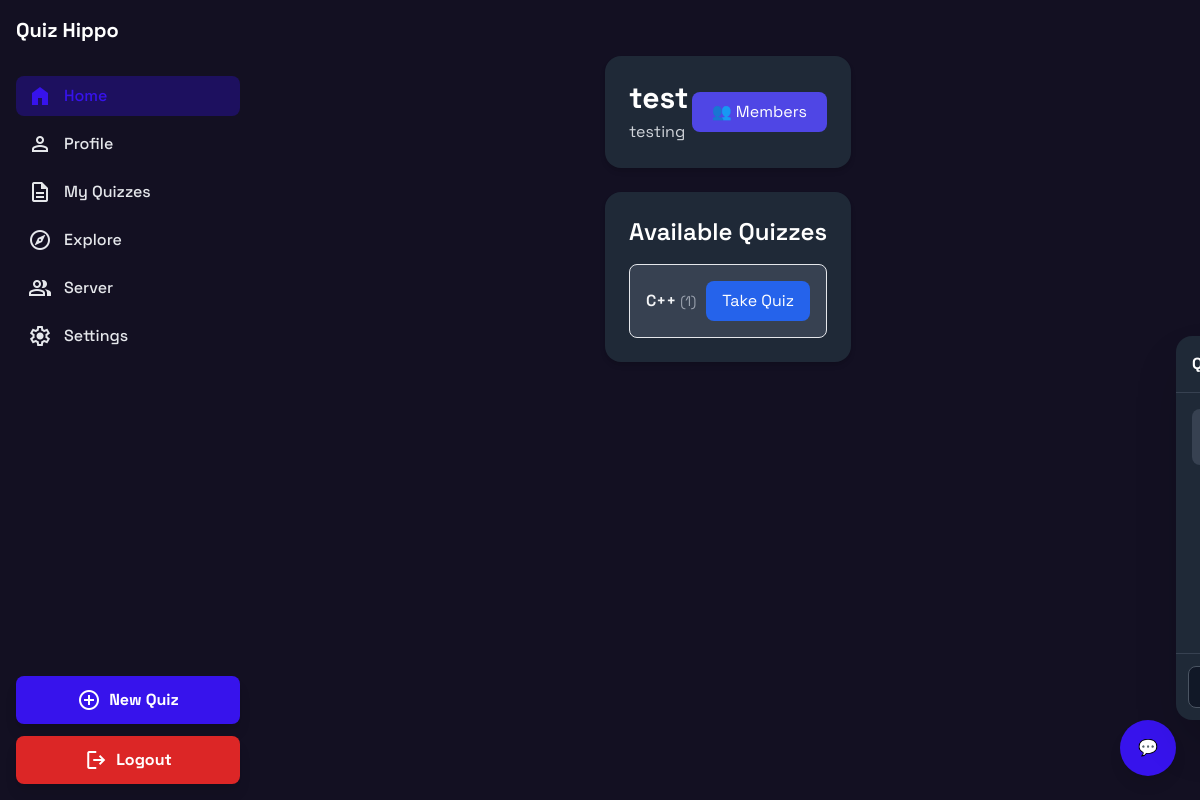
Before: /servers/4/ (signed in) with the older database file.
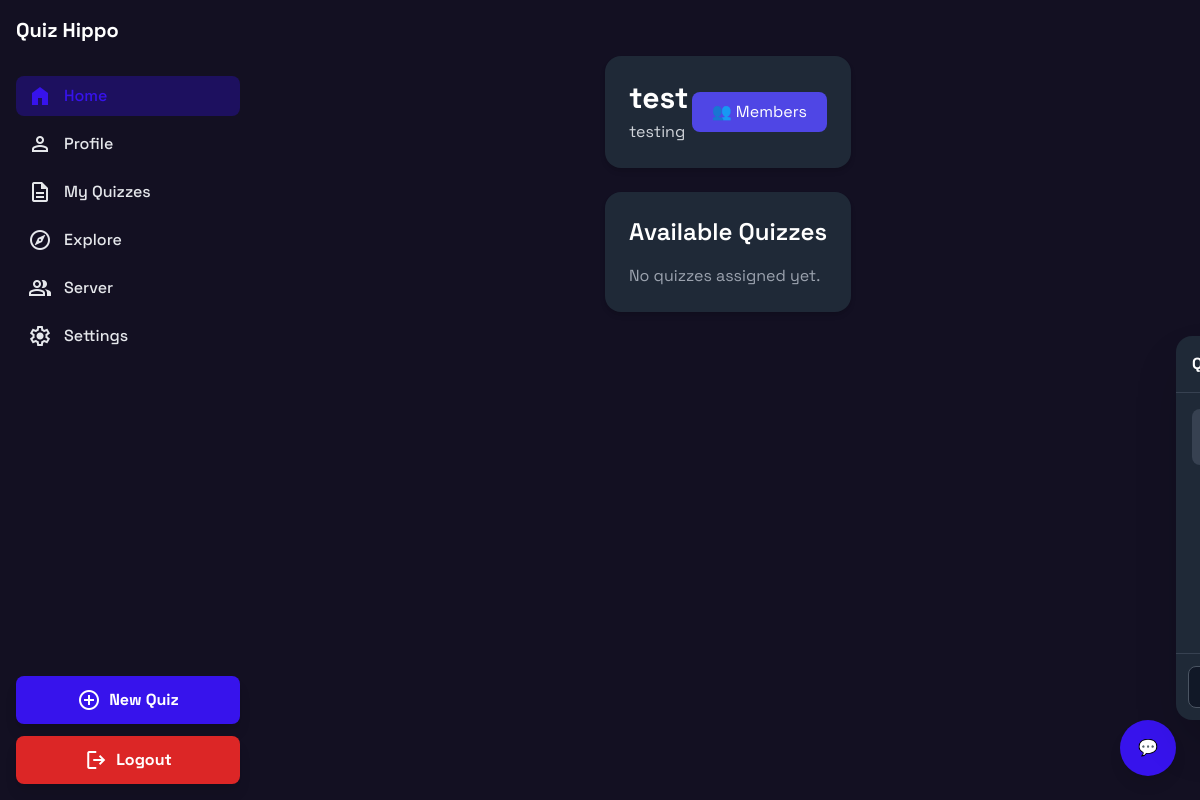
After: the same page with the newer database file.
### app/models.py (models this page shows, shortened)
class Server(models.Model):
    name = models.CharField(max_length=100)
    description = models.TextField(blank=True)
    code = models.CharField(max_length=8, unique=True, editable=False)
    created_by = models.ForeignKey(User, on_delete=models.CASCADE, related_name="servers")
    members = models.ManyToManyField(User, related_name="joined_servers", blank=True)
    created_at = models.DateTimeField(auto_now_add=True)

class ServerQuiz(models.Model):
    server = models.ForeignKey(Server, on_delete=models.CASCADE, related_name="quizzes")
    quiz = models.ForeignKey('Quiz', on_delete=models.CASCADE)
    assigned_at = models.DateTimeField(auto_now_add=True)

class Quiz(models.Model):
    QUESTION_PREFERENCES = [
        ('SHORT', 'Short Questions'),
        ('TF', 'True/False'),
        ('MCQ', 'Multiple Choice'),
        ('FILL', 'Fill in the Blank'),
        ('MIX', 'Mix'),
    ]
    topic = models.CharField(max_length=200)
    difficulty = models.IntegerField(default=1)
    user = models.ForeignKey(User, on_delete=models.CASCADE, null=True, blank=True, related_name="quizzes")
    question_preference = models.CharField(max_length=10, choices=QUESTION_PREFERENCES, default="MIX")
    shared_with = models.ManyToManyField(User, related_name="shared_quizzes", blank=True)
    is_public = models.BooleanField(default=False)
    category = models.CharField(max_length=100, blank=True)

### app/views.py (the view)
# urls.py: path('servers/<int:server_id>/', views.server_detail, name='server_detail'),
@login_required
def server_detail(request, server_id):
    quizes = Quiz.objects.filter(user=request.user)
    attempted_quiz = QuizAttempt.objects.filter(user=request.user).values_list("quiz_id", flat=True)
    server = get_object_or_404(Server, id=server_id)
    quizzes = server.quizzes.all()
    return render(request, 'server_detail.html', {'server': server, 'quizzes': quizzes, 'quizes': quizes, 'attempted_quiz': attempted_quiz})

### templates/server_detail.html (shortened to what this page needs)
{% extends 'base.html' %}
{% load static %}
{% block content %}
<div class="max-w-5xl mx-auto p-6">
  <div class="bg-white dark:bg-gray-800 p-6 rounded-2xl shadow-md mb-6 flex justify-between items-center">
    <div>
      <h1 class="text-3xl font-bold text-gray-900 dark:text-white">{{ server.name }}</h1>
      <p class="text-gray-600 dark:text-gray-300 mt-1">{{ server.description }}</p>
    </div>
    <button id="openMembersBtn"
      class="bg-indigo-600 text-white px-5 py-2 rounded-lg hover:bg-indigo-700 transition">
      👥 Members
    </button>
  </div>
  <div class="bg-white dark:bg-gray-800 p-6 rounded-2xl shadow-md">
    <h3 class="text-2xl font-semibold mb-4 text-gray-900 dark:text-white">Available Quizzes</h3>
    <ul class="space-y-3">
      {% for sq in quizzes %}
      <li class="p-4 border rounded-lg bg-gray-50 dark:bg-gray-700 flex justify-between items-center">
        <div>
          <span class="font-semibold text-gray-900 dark:text-gray-100">{{ sq.quiz.topic }}</span>
          <span class="text-sm text-gray-500 dark:text-gray-400">({{ sq.quiz.difficulty }})</span>
        </div>
        {% if sq.quiz.id in attempted_quiz %}
        <span class="text-green-600 dark:text-green-400 font-semibold">✅ Already Taken</span>
        {% else %}
        <a href="{% url 'quiz_take' sq.quiz.id %}"
          class="px-4 py-2 bg-blue-600 text-white rounded-lg hover:bg-blue-700 transition">
          Take Quiz
        </a>
        {% endif %}
      </li>
      {% empty %}
      <p class="text-gray-500 dark:text-gray-400">No quizzes assigned yet.</p>
      {% endfor %}
    </ul>
  </div>
</div>
{% endblock %}

### templates/base.html (shortened to what this page needs)
{% load static %}
<!DOCTYPE html>
<html
  lang="en"
  {% if user.is_authenticated and user.userprofile.light_mode %}
    class=""
  {% else %}
    class="dark"
  {% endif %}
>
<head>
  <script src="https://cdn.tailwindcss.com?plugins=forms,container-queries"></script>
  <link rel="stylesheet" href="{% static 'css/chatbox.css' %}">
</head>
<body class="bg-background-light dark:bg-background-dark text-gray-800 dark:text-gray-200">
<div class="flex min-h-screen">
  <aside id="sidebar" class="sidebar fixed inset-y-0 left-0 w-64 bg-background-light/95 dark:bg-background-dark/95 p-4 z-50 md:relative md:translate-x-0 sidebar-closed md:flex flex-col justify-between">
    <div>
      <div class="flex items-center gap-3 mb-8">
        <h1 class="text-xl font-bold text-gray-900 dark:text-white">Quiz Hippo</h1>
      </div>
      <nav class="flex flex-col gap-2">
        <a href="{% url 'main' %}" class="flex items-center gap-3 px-3 py-2 rounded-lg bg-primary/20 dark:bg-primary/30 text-primary">
          <span class="material-symbols-outlined" style="font-variation-settings: 'FILL' 1">home</span>
          <span class="font-medium">Home</span>
        </a>
        <a href="{% url 'profile' %}" class="flex items-center gap-3 px-3 py-2 rounded-lg hover:bg-primary/10 dark:hover:bg-primary/20">
          <span class="material-symbols-outlined">person</span>
          <span class="font-medium">Profile</span>
        </a>
        <a href="{% url 'all_quizes' %}" class="flex items-center gap-3 px-3 py-2 rounded-lg hover:bg-primary/10 dark:hover:bg-primary/20">
          <span class="material-symbols-outlined">description</span>
          <span class="font-medium">My Quizzes</span>
        </a>
        <a href="{% url "explore" %}" class="flex items-center gap-3 px-3 py-2 rounded-lg hover:bg-primary/10 dark:hover:bg-primary/20">
          <span class="material-symbols-outlined">explore</span>
          <span class="font-medium">Explore</span>
        </a>
        <a href="{% url "server_list" %}" class="flex items-center gap-3 px-3 py-2 rounded-lg hover:bg-primary/10 dark:hover:bg-primary/20">
          <span class="material-symbols-outlined">group</span>
          <span class="font-medium">Server</span>
        </a>
        <a href="{% url "settings" %}" class="flex items-center gap-3 px-3 py-2 rounded-lg hover:bg-primary/10 dark:hover:bg-primary/20">
          <span class="material-symbols-outlined">settings</span>
          <span class="font-medium">Settings</span>
        </a>
      </nav>
    </div>
    <div class="mt-6 space-y-3">
      <button class="flex w-full items-center justify-center gap-2 rounded-lg h-12 px-4 bg-primary text-white font-bold shadow-lg hover:bg-primary/90 transition">
        <span class="material-symbols-outlined">add_circle</span>
        <span class="truncate">New Quiz</span>
      </button>
      <form method="post" action="{% url 'logout' %}">
        <button type="submit" class="flex w-full items-center justify-center gap-2 rounded-lg h-12 px-4 bg-red-600 text-white font-bold shadow-lg hover:bg-red-700 transition">
          <span class="material-symbols-outlined">logout</span>
          <span class="truncate">Logout</span>
        </button>
      </form>
    </div>
  </aside>
  <div class="flex flex-col flex-1">
    <main class="flex-1 flex flex-col justify-between p-6 lg:p-8">
      {% block content %}{% endblock %}
    </main>
  </div>
</div>
<button id="chatToggle"
        class="fixed bottom-6 right-6 w-14 h-14 rounded-full bg-primary text-white shadow-lg flex items-center justify-center hover:scale-110 transition">
  💬
</button>
<div id="chatModal"
     class="fixed bottom-20 right-6 w-80 h-96 bg-white dark:bg-gray-800 rounded-2xl shadow-2xl transform translate-x-full transition-all duration-300 flex flex-col">
  <div class="p-4 border-b border-gray-200 dark:border-gray-700 flex justify-between items-center">
    <h2 class="font-bold text-gray-800 dark:text-white">Quiz Hippo Chat</h2>
  </div>
  <div id="chatMessages" class="flex-1 p-4 overflow-y-auto space-y-2 text-sm">
    <div class="bg-gray-200 dark:bg-gray-700 p-2 rounded-lg self-start max-w-[70%]">
    </div>
  </div>
  <form id="chatForm" class="p-3 border-t border-gray-200 dark:border-gray-700 flex gap-2">
    <input name="query" id="chatInput" type="text" placeholder="Type a message..."
           class="flex-1 rounded-lg border-gray-300 dark:border-gray-600 dark:bg-gray-900 dark:text-white"/>
  </form>
</div>
</body>
</html>

### static/css/chatbox.css (style rules this page uses)
#chatMessages { scrollbar-width: thin; scrollbar-color: #888 transparent; }

### templates/base.html (style rules this page uses)
body { font-family: 'Space Grotesk', sans-serif; }
.material-symbols-outlined { font-variation-settings: "FILL" 0, "wght" 400, "GRAD" 0, "opsz" 24; }
.sidebar { transition: transform 0.3s ease-in-out; }
.sidebar-closed { transform: translateX(-100%); }

Changed rows visible on the page:
removed ServerQuiz: quiz.topic "C++", quiz.difficulty "1", shows "Take Quiz"
Other visible differences:
text now shown: "No quizzes assigned yet."
